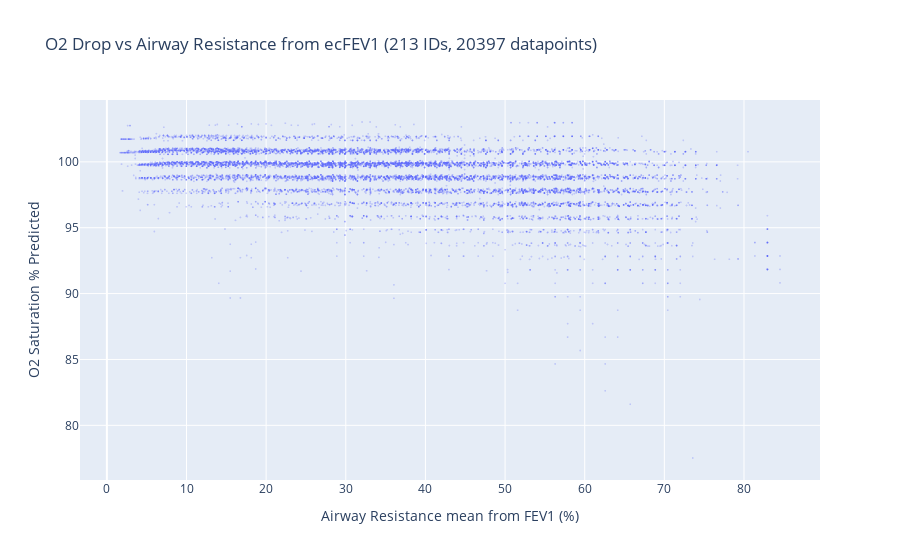

Notebook source saved alongside this figure:
### Code cell
# Plot Airway resistance vs O2 drop
title = f"O2 Drop vs Airway Resistance from ecFEV1 ({df.ID.nunique()} IDs, {len(df)} datapoints)"
fig = px.scatter(
    df,
    # x="Airway Resistance from ecFEV1 binned (%)",
    x="Airway Resistance mean from FEV1 (%)",
    y="O2 Saturation % Predicted",
    # y="Drop from Healthy O2 Saturation (%)",
    # y="O2 Saturation % FFA",
    title=title,
    hover_data=['ID', 'ecFEV1', 'FEV1', 'O2 Saturation']
    # customdata=df[['ID', 'ecFEV1']],
    # hovertemplate="<br>".join(
    #     [
    #         "ID: %{customdata[0]}",
    #         "ecFEV1: %{customdata[1]}",
    #         "Airway Resistance from ecFEV1: %{x:.2f}%",
    #         "O2 Saturation: %{y:.2f}%",
    #     ]
    # )
)
# Reduce marker size
fig.update_traces(marker=dict(size=2), opacity=0.3)
fig.show()
fig.write_image(f"{plotsdir}{title}.pdf")
# 100% is about 98 for females and 97.4 for males
# Hence, threshold at 95% => 3-3.5% drop in O2 Saturation => 96.5-97% O2 Saturation

### Figure 1 — Plotly figure (JSON) as saved in the notebook; plotly's stock layout.template omitted (floating-point values rounded to 4 significant figures; data arrays with more than 128 entries replaced by an {"elided": "..."} marker saying what was removed)
{"data": [{"customdata": {"elided": "20397x4 mixed values"}, "hovertemplate": "Airway Resistance mean from FEV1 (%)=%{x}<br>O2 Saturation % Predicted=%{y}<br>ID=%{customdata[0]}<br>ecFEV1=%{customdata[1]}<br>FEV1=%{customdata[2]}<br>O2 Saturation=%{customdata[3]}<extra></extra>", "legendgroup": "", "marker": {"color": "#636efa", "size": 2, "symbol": "circle"}, "mode": "markers", "name": "", "opacity": 0.3, "showlegend": false, "type": "scattergl", "x": {"elided": "20397 float values"}, "xaxis": "x", "y": {"elided": "20397 float values"}, "yaxis": "y"}], "layout": {"legend": {"tracegroupgap": 0}, "title": {"text": "O2 Drop vs Airway Resistance from ecFEV1 (213 IDs, 20397 datapoints)"}, "xaxis": {"anchor": "y", "domain": [0, 1], "title": {"text": "Airway Resistance mean from FEV1 (%)"}}, "yaxis": {"anchor": "x", "domain": [0, 1], "title": {"text": "O2 Saturation % Predicted"}}}}
